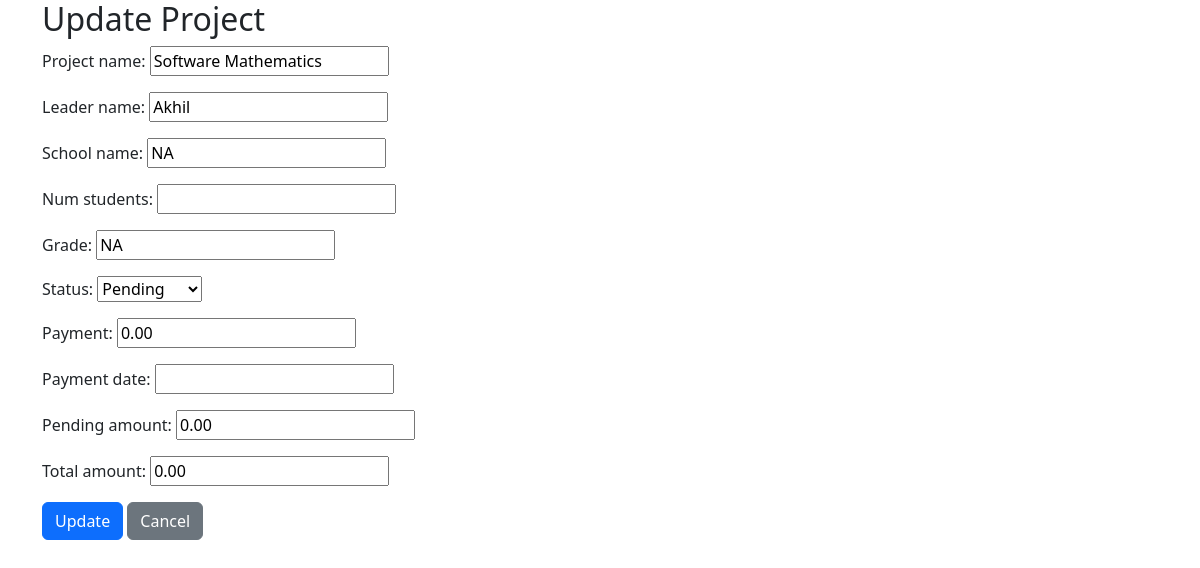
The page /projects/projects/update/4/ (signed in) on the database its author committed.
### projects/models.py (models this page shows, shortened)
class Project(models.Model):
    STATUS_CHOICES = [
        ('Pending', 'Pending'),
        ('Ongoing', 'Ongoing'),
        ('Completed', 'Completed'),
    ]
    project_name = models.CharField(max_length=255)
    leader_name = models.CharField(max_length=255)
    school_name = models.CharField(max_length=255,blank=True, null=True)
    num_students = models.PositiveIntegerField(blank=True, null=True)
    grade = models.CharField(max_length=20,blank=True, null=True)
    status = models.CharField(max_length=20, choices=STATUS_CHOICES, default='Pending')
    payment = models.DecimalField(max_digits=10, decimal_places=2,blank=True, null=True)
    payment_date = models.DateField(null=True, blank=True)
    pending_amount = models.DecimalField(max_digits=10, decimal_places=2,blank=True, null=True)
    total_amount = models.DecimalField(max_digits=10, decimal_places=2,blank=True, null=True)

### projects/views.py (the view)
# urls.py: path('projects/update/<int:pk>/', update_project, name='update_project'),
@login_required(login_url='login')
@user_passes_test(is_admin)
def update_project(request, pk):
    project = get_object_or_404(Project, pk=pk)
    if request.method == "POST":
        form = ProjectForm(request.POST, instance=project)
        if form.is_valid():
            form.save()
            return redirect('project_list')
    else:
        form = ProjectForm(instance=project)
    return render(request, 'projects/update_project.html', {'form': form})

### projects/forms.py
class ProjectForm(forms.ModelForm):
    class Meta:
        model = Project
        fields = '__all__'

### projects/views.py (called while the page is built)
def is_admin(user):
    return user.is_authenticated and user.is_staff

### projects/templates/projects/update_project.html (shortened to what this page needs)
{% extends 'base.html' %}
{% block content %}
<h2>Update Project</h2>
<form method="post">
    {{ form.as_p }}
    <button type="submit" class="btn btn-primary">Update</button>
    <a href="{% url 'project_list' %}" class="btn btn-secondary">Cancel</a>
</form>
{% endblock %}

### rows shown on the page
Project: project_name "Software Mathematics", leader_name "Akhil", school_name "NA", grade "NA", status "Pending", payment "0.00", pending_amount "0.00", total_amount "0.00"
